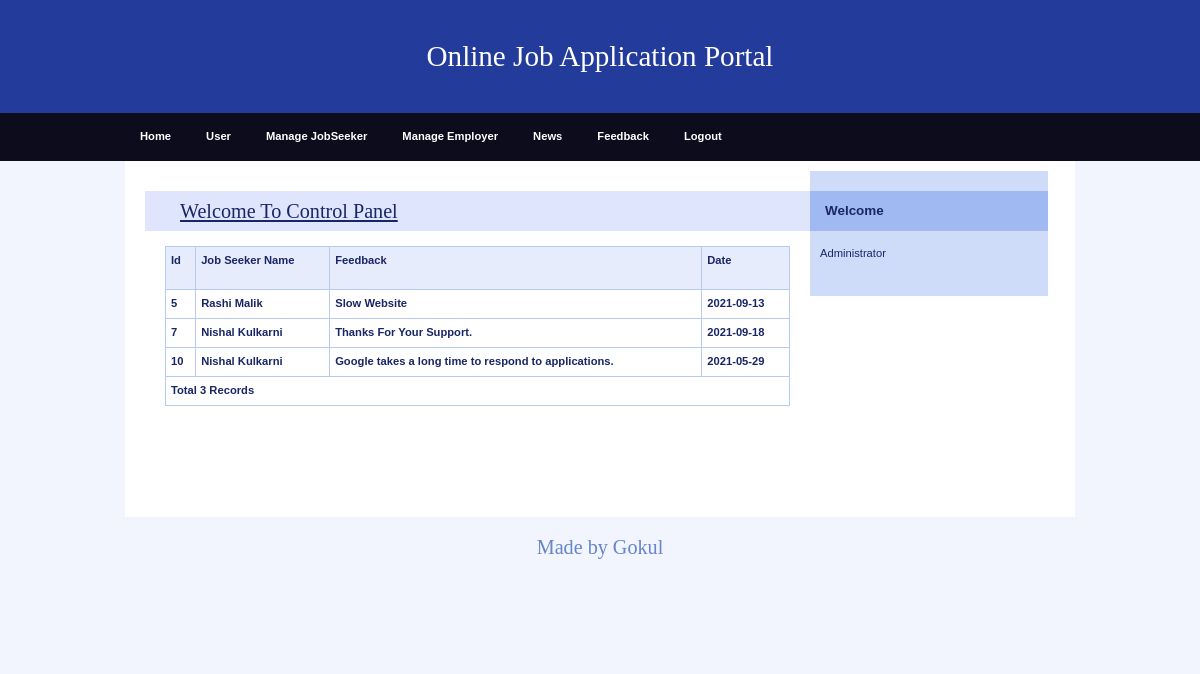
Page /Admin/Feedback.php (signed in) on the committed database.
### tables this page shows
CREATE TABLE `feedback` (
  `FeedbackId` int NOT NULL,
  `JobSeekId` int NOT NULL,
  `Feedback` varchar(200) NOT NULL,
  `FeedbakDate` date NOT NULL
);

CREATE TABLE `jobseeker_reg` (
  `JobSeekId` int NOT NULL,
  `JobSeekerName` varchar(20) NOT NULL,
  `Address` varchar(100) NOT NULL,
  `City` varchar(20) NOT NULL,
  `Email` varchar(40) NOT NULL,
  `Mobile` bigint NOT NULL,
  `Qualification` varchar(20) NOT NULL,
  `Gender` varchar(10) NOT NULL,
  `BirthDate` date NOT NULL,
  `Resume` varchar(200) NOT NULL,
  `Status` varchar(10) NOT NULL,
  `UserName` varchar(20) NOT NULL,
  `Password` varchar(20) NOT NULL,
  `Question` varchar(100) NOT NULL,
  `Answer` varchar(50) NOT NULL
);

### Admin/Feedback.php (the view, shortened to what this page needs)
<!DOCTYPE html>
<html>
<head>
    <link rel="stylesheet" media="screen,projection" type="text/css" href="./css/main.css" />
    <link rel="stylesheet" media="print" type="text/css" href="./css/print.css" />
</head>
<body>
    <div id="main" class="box">
        <?php
        include "Header.php"
        ?>
        <?php
        include "menu.php"
        ?>
        <div id="page" class="box">
            <div id="page-in" class="box">
                <div id="content">
                    <div class="article">
                        <h2><span><a href="#">Welcome To Control Panel</a></span></h2>
                        <table width="100%" border="1" bordercolor="#1CB5F1">
                            <tr>
                                <th height="32" bgcolor="#1CB5F1" class="style3">
                                    <div align="left" class="style9 style5"><strong>Id</strong></div>
                                </th>
                                <th bgcolor="#1CB5F1" class="style3">
                                    <div align="left" class="style9 style5"><strong>Job Seeker Name</strong></div>
                                </th>
                                <th bgcolor="#1CB5F1" class="style3">
                                    <div align="left" class="style9 style5"><strong>Feedback</strong></div>
                                </th>
                                <th bgcolor="#1CB5F1" class="style3">
                                    <div align="left" class="style12">Date</div>
                                </th>
                            </tr>
                            <?php
                            $con = mysqli_connect("localhost", "gokul", "Gokul0309", "job");
                            $sql = "select FeedbackId,Feedback,FeedbakDate,JobSeekerName from feedback,jobseeker_reg where feedback.JobSeekId=jobseeker_reg.JobSeekId";
                            $result = mysqli_query($con, $sql);
                            while ($row = mysqli_fetch_array($result)) {
                                $Id = $row['FeedbackId'];
                                $Name = $row['JobSeekerName'];
                                $Feedback = $row['Feedback'];
                                $FeedbakDate = $row['FeedbakDate'];
                            ?>
                                <tr>
                                    <td class="style3">
                                        <div align="left" class="style9 style5"><strong><?php echo $Id; ?></strong></div>
                                    </td>
                                    <td class="style3">
                                        <div align="left" class="style9 style5"><strong><?php echo $Name; ?></strong></div>
                                    </td>
                                    <td class="style3">
                                        <div align="left" class="style9 style5"><strong><?php echo $Feedback; ?></strong>
                                        </div>
                                    </td>
                                    <td class="style3">
                                        <div align="left" class="style9 style5"><strong><?php echo $FeedbakDate; ?></strong>
                                        </div>
                                    </td>
                                </tr>
                            <?php
                            }
                            $records = mysqli_num_rows($result);
                            ?>
                            <tr>
                                <td colspan="4" class="style3">
                                    <div align="left" class="style12"><?php echo "Total " . $records . " Records"; ?> </div>
                                </td>
                            </tr>
                        </table>
                        <p>&nbsp;</p>
                        <p class="btn-more box noprint">&nbsp;</p>
                    </div>
                </div>
                <?php
                include "right.php"
                ?>
            </div>
        </div>
        <?php
        include "footer.php"
        ?>
    </div>
</body>
</html>

### Admin/css/main.css (style rules this page uses)
* { min-height: 1px; }
body { border: 0; margin: 0; padding: 0; background: #f2f5fe; font: 70%/160% "verdana", sans-serif; color: #192666; _text-align: center; }
a { color: #192666; }
p { border: 0; margin: 15px 0; padding: 0; }
div { display: block; border: 0; margin: 0; padding: 0; }
h1, h2, h3, h4, h5 { border: 0; margin: 10px 0; padding: 0; font-weight: bold; }
h2 { font-size: 180%; line-height: 100%; font-family: "georgia", serif; font-weight: normal; }
table { display: table; border-collapse: collapse; margin: 15px 0; padding: 0; border: 1px solid #b7caf6; font-size: 100%; }
tr { display: table-row; }
th, td { display: table-cell; border: 1px solid #b7caf6; margin: 0; padding: 5px; vertical-align: top; text-align: left; }
th { background: #e7ecfd; text-align: center; color: #192666; font-weight: bold; }
a, img, span { border: 0; margin: 0; padding: 0; }
strong, .strong { font-weight: bold; }
.box { min-height: 1px; _height: 1px; }
.box:after { content: "."; display: block; line-height: 0px; font-size: 0px; visibility: hidden; clear: both; }
#main { margin: 0px auto 0 auto; _text-align: left; }
#page { min-height: 1px; width: 950px; margin: 0 auto; background: #fff; _height: 1px; }
#page-in { min-height: 1px; padding: 10px 0; _height: 1px; }
#content { float: left; width: 70%; _width: 72%; margin: 0; padding: 0 0 0 20px; }
#content .article { clear: both; margin: 0; padding: 20px; }
#content .article h2 { margin: 0 -20px; padding: 10px; background: #dee5fd; color: #192666; }
#content .article h2 span { padding-left: 25px; }
#content .article p { text-align: justify; }
#content .btn-more { margin: 0 0 15px 0; padding: 0; border: 0; position: relative; }

### Admin/css/print.css (style rules this page uses)
body { border: 0; margin: 0; padding: 0; font-size: 12pt; }
a { color: #000; text-decoration: none; }
h1, h2, h3 { page-break-after: avoid; page-break-inside: avoid; }
table { border-collapse: collapse; border-width: 1px; border-style: solid; }
th, td { display: table-cell; border-width: 1px; border-style: solid; }
.noprint { display: none; }

### Admin/Feedback.php (style rules this page uses)
.style3 { font-weight: bold }

### rows in the picture
feedback: FeedbackId "5", JobSeekId.JobSeekerName "Rashi Malik", Feedback "Slow Website", FeedbakDate "2021-09-13"
feedback: FeedbackId "7", JobSeekId.JobSeekerName "Nishal Kulkarni", Feedback "Thanks For Your Support.", FeedbakDate "2021-09-18"
feedback: FeedbackId "10", JobSeekId.JobSeekerName "Nishal Kulkarni", Feedback "Google takes a long time to respond to applications.", FeedbakDate "2021-05-29"

### other values in the picture
$records "3"
